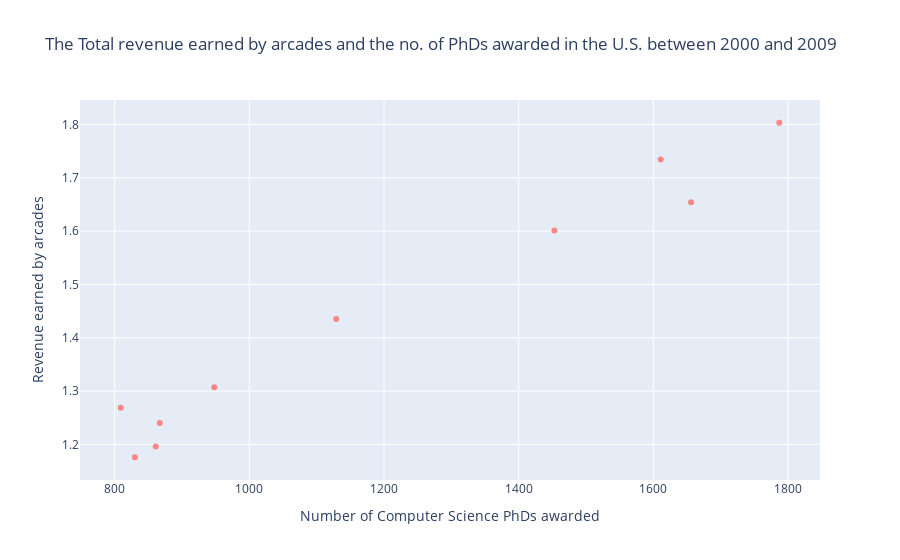

The notebook cell saved with this chart:
### Code cell
import plotly.graph_objs as go
trace1 =go.Scatter(
                    x = arcadeRevenue['Computer Science Doctorates Awarded (US)'],
                    y = arcadeRevenue['Total Arcade Revenue (billions)'],
                    mode = "markers",
                    marker = dict(color = 'rgba(268, 108, 105, 0.8)')
                   )
data = [trace1]
layout = dict(title = 'The Total revenue earned by arcades and the no. of PhDs awarded in the U.S. between 2000 and 2009',
              xaxis= dict(title= 'Number of Computer Science PhDs awarded'),
              yaxis= dict(title= 'Revenue earned by arcades')
             )
fig = dict(data = data, layout = layout)
iplot(fig)

### Figure 1 — Plotly figure (JSON) as saved in the notebook; plotly's stock layout.template omitted (floating-point values rounded to 4 significant figures)
{"data": [{"marker": {"color": "rgba(268, 108, 105, 0.8)"}, "mode": "markers", "type": "scatter", "x": [861, 830, 809, 867, 948, 1129, 1453, 1656, 1787, 1611], "y": [1.196, 1.176, 1.269, 1.24, 1.307, 1.435, 1.601, 1.654, 1.803, 1.734]}], "layout": {"title": {"text": "The Total revenue earned by arcades and the no. of PhDs awarded in the U.S. between 2000 and 2009"}, "xaxis": {"title": {"text": "Number of Computer Science PhDs awarded"}}, "yaxis": {"title": {"text": "Revenue earned by arcades"}}}}
